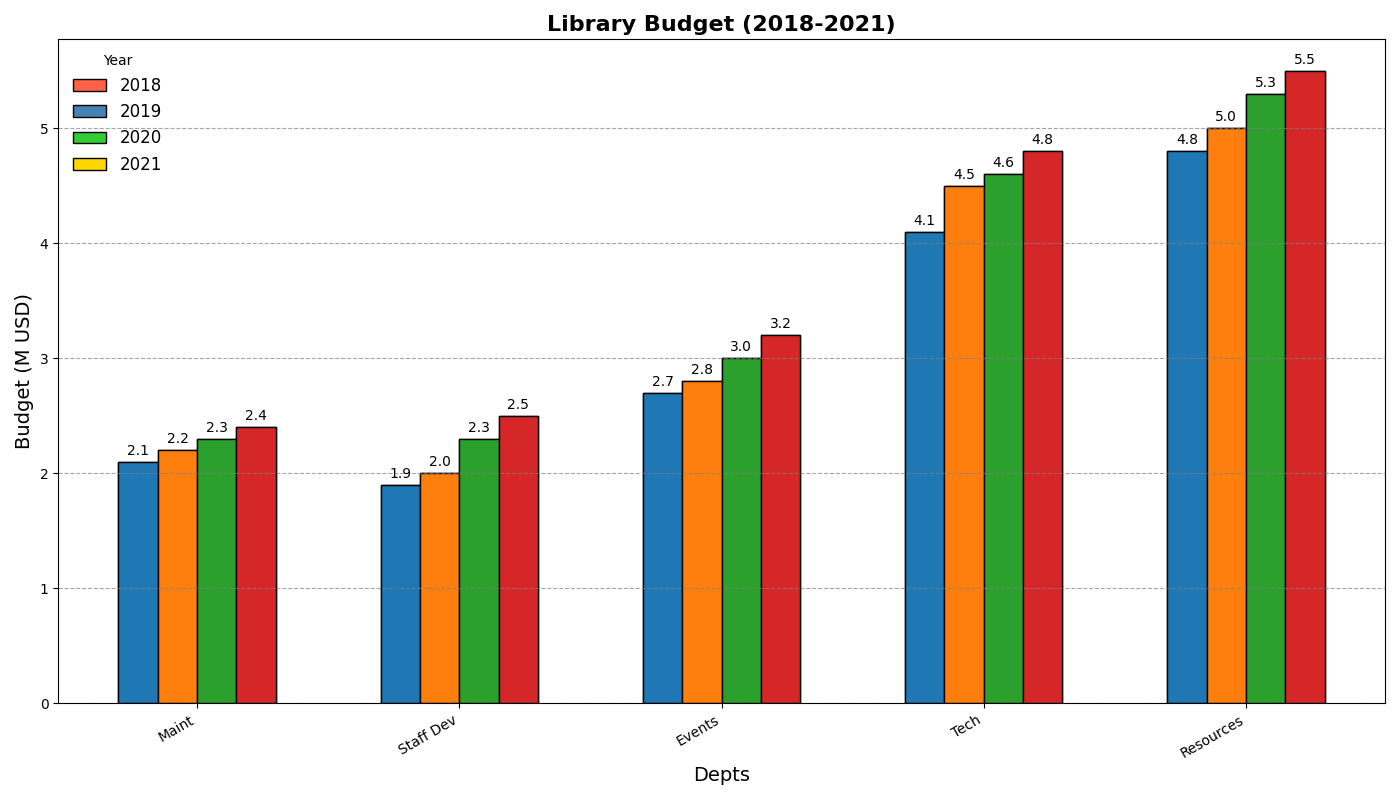

Write the Python code that produced this figure.
import matplotlib.pyplot as plt
import numpy as np

departments = ['Resources', 'Events', 'Tech', 'Staff Dev', 'Maint']
budget_2018 = [4.8, 2.7, 4.1, 1.9, 2.1]
budget_2019 = [5.0, 2.8, 4.5, 2.0, 2.2]
budget_2020 = [5.3, 3.0, 4.6, 2.3, 2.3]
budget_2021 = [5.5, 3.2, 4.8, 2.5, 2.4]

data = np.array([budget_2018, budget_2019, budget_2020, budget_2021])
years = ['2018', '2019', '2020', '2021']

# Sort by the budget for 2021 in ascending order
sorted_indices = np.argsort(data[-1])
sorted_departments = [departments[i] for i in sorted_indices]
sorted_data = data[:, sorted_indices]

fig, ax = plt.subplots(figsize=(14, 8))
x = np.arange(len(departments))
width = 0.15

# New set of colors for the bars
bar_colors = ['#FF6347', '#4682B4', '#32CD32', '#FFD700']

for i, year in enumerate(years):
    ax.bar(x + (i - 1.5) * width, sorted_data[i], width, label=year, edgecolor='black', color=bar_colors[i])

ax.set_xlabel('Depts', fontsize=14)
ax.set_ylabel('Budget (M USD)', fontsize=14)
ax.set_title('Library Budget (2018-2021)', fontsize=16, fontweight='bold')

ax.set_xticks(x)
ax.set_xticklabels(sorted_departments, rotation=30, ha='right')
ax.legend(title='Year', frameon=False, fontsize=12, loc='upper left')

ax.yaxis.grid(True, linestyle='--', alpha=0.7, color='gray')

def annotate_bars(rects, data_values):
    for i, rect in enumerate(rects):
        for j, bar in enumerate(rect):
            height = data_values[i][j]
            ax.annotate(f'{height:.1f}', 
                        xy=(bar.get_x() + bar.get_width() / 2, height),
                        xytext=(0, 3),
                        textcoords="offset points",
                        ha='center', va='bottom', fontsize=10, color='black')

rects_list = [ax.bar(x + (i - 1.5) * width, sorted_data[i], width, edgecolor='black') for i in range(len(years))]
annotate_bars(rects_list, sorted_data)

plt.tight_layout()
plt.show()
